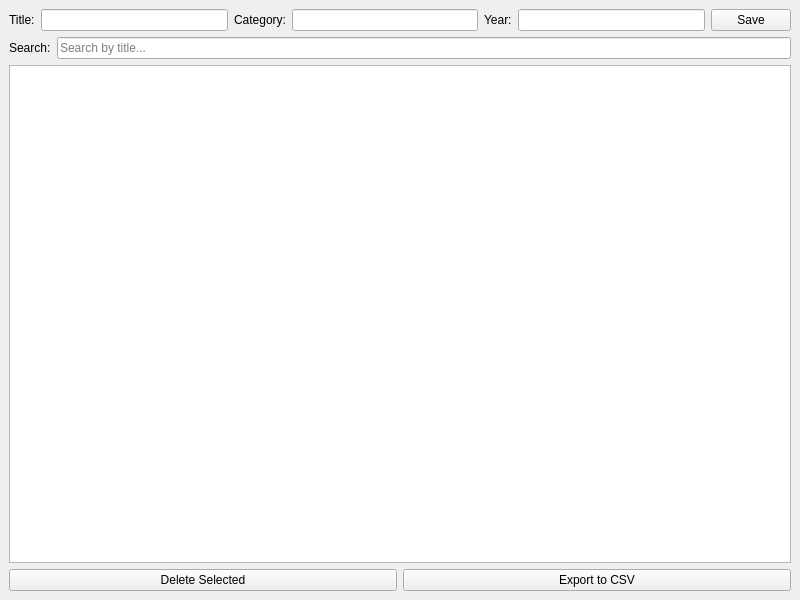
<?xml version="1.0" encoding="UTF-8"?>
<ui version="4.0">
 <class>BookManager</class>
 <widget class="QMainWindow" name="BookManager">
  <property name="geometry">
   <rect>
    <x>0</x>
    <y>0</y>
    <width>800</width>
    <height>600</height>
   </rect>
  </property>
  <property name="windowTitle">
   <string>Book Manager - Ni Putu Alvina Putri (F1D022017)</string>
  </property>
  <widget class="QWidget" name="centralwidget">
   <layout class="QVBoxLayout" name="verticalLayout">
    <!-- Form input -->
    <item>
     <layout class="QHBoxLayout" name="formLayout">
      <item>
       <widget class="QLabel" name="labelTitle">
        <property name="text">
         <string>Title:</string>
        </property>
       </widget>
      </item>
      <item>
       <widget class="QLineEdit" name="lineEditTitle"/>
      </item>
      <item>
       <widget class="QLabel" name="labelCategory">
        <property name="text">
         <string>Category:</string>
        </property>
       </widget>
      </item>
      <item>
       <widget class="QLineEdit" name="lineEditCategory"/>
      </item>
      <item>
       <widget class="QLabel" name="labelYear">
        <property name="text">
         <string>Year:</string>
        </property>
       </widget>
      </item>
      <item>
       <widget class="QLineEdit" name="lineEditYear"/>
      </item>
      <item>
       <widget class="QPushButton" name="btnSave">
        <property name="text">
         <string>Save</string>
        </property>
       </widget>
      </item>
     </layout>
    </item>

    <!-- Search -->
    <item>
     <layout class="QHBoxLayout" name="searchLayout">
      <item>
       <widget class="QLabel" name="labelSearch">
        <property name="text">
         <string>Search:</string>
        </property>
       </widget>
      </item>
      <item>
       <widget class="QLineEdit" name="lineEditSearch">
        <property name="placeholderText">
         <string>Search by title...</string>
        </property>
       </widget>
      </item>
     </layout>
    </item>

    <!-- Table -->
    <item>
     <widget class="QTableWidget" name="tableWidget"/>
    </item>

    <!-- Buttons -->
    <item>
     <layout class="QHBoxLayout" name="buttonLayout">
      <item>
       <widget class="QPushButton" name="btnDelete">
        <property name="text">
         <string>Delete Selected</string>
        </property>
       </widget>
      </item>
      <item>
       <widget class="QPushButton" name="btnExport">
        <property name="text">
         <string>Export to CSV</string>
        </property>
       </widget>
      </item>
     </layout>
    </item>

   </layout>
  </widget>
 </widget>
</ui>
